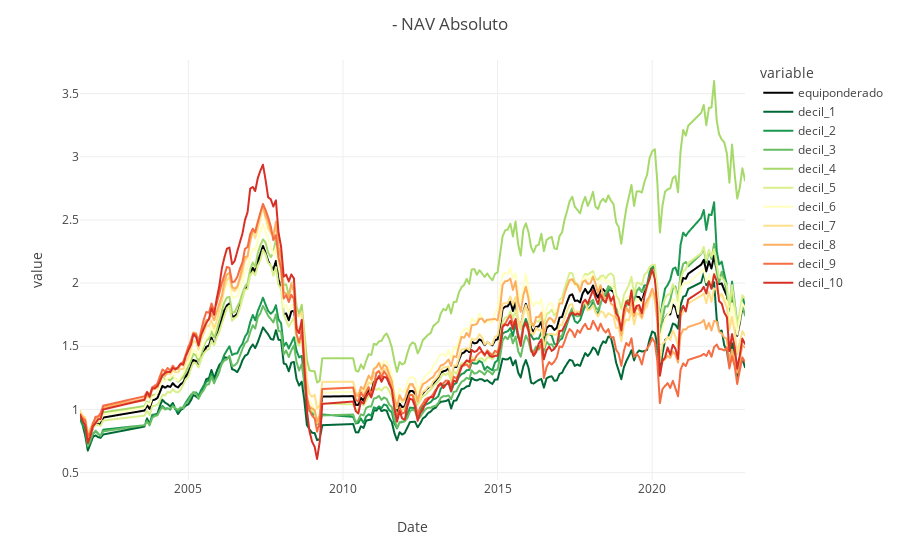

Write notebook code for a chart like this one.
### Code cell
pl.plot_NAV_absoluto(pe_rets)

### Figure 1 — Plotly figure (JSON) as saved in the notebook; plotly's stock layout.template omitted (floating-point values rounded to 4 significant figures; data arrays with more than 128 entries replaced by an {"elided": "..."} marker saying what was removed)
{"data": [{"hovertemplate": "variable=equiponderado<br>index=%{x}<br>value=%{y}<extra></extra>", "legendgroup": "equiponderado", "line": {"color": "#000000", "dash": "solid"}, "marker": {"symbol": "circle"}, "mode": "lines", "name": "equiponderado", "showlegend": true, "type": "scattergl", "x": {"elided": "229 str values"}, "xaxis": "x", "y": {"elided": "229 float values"}, "yaxis": "y"}, {"hovertemplate": "variable=decil_1<br>index=%{x}<br>value=%{y}<extra></extra>", "legendgroup": "decil_1", "line": {"color": "rgb(0,104,55)", "dash": "solid"}, "marker": {"symbol": "circle"}, "mode": "lines", "name": "decil_1", "showlegend": true, "type": "scattergl", "x": {"elided": "229 str values"}, "xaxis": "x", "y": {"elided": "229 float values"}, "yaxis": "y"}, {"hovertemplate": "variable=decil_2<br>index=%{x}<br>value=%{y}<extra></extra>", "legendgroup": "decil_2", "line": {"color": "rgb(26,152,80)", "dash": "solid"}, "marker": {"symbol": "circle"}, "mode": "lines", "name": "decil_2", "showlegend": true, "type": "scattergl", "x": {"elided": "229 str values"}, "xaxis": "x", "y": {"elided": "229 float values"}, "yaxis": "y"}, {"hovertemplate": "variable=decil_3<br>index=%{x}<br>value=%{y}<extra></extra>", "legendgroup": "decil_3", "line": {"color": "rgb(102,189,99)", "dash": "solid"}, "marker": {"symbol": "circle"}, "mode": "lines", "name": "decil_3", "showlegend": true, "type": "scattergl", "x": {"elided": "229 str values"}, "xaxis": "x", "y": {"elided": "229 float values"}, "yaxis": "y"}, {"hovertemplate": "variable=decil_4<br>index=%{x}<br>value=%{y}<extra></extra>", "legendgroup": "decil_4", "line": {"color": "rgb(166,217,106)", "dash": "solid"}, "marker": {"symbol": "circle"}, "mode": "lines", "name": "decil_4", "showlegend": true, "type": "scattergl", "x": {"elided": "229 str values"}, "xaxis": "x", "y": {"elided": "229 float values"}, "yaxis": "y"}, {"hovertemplate": "variable=decil_5<br>index=%{x}<br>value=%{y}<extra></extra>", "legendgroup": "decil_5", "line": {"color": "rgb(217,239,139)", "dash": "solid"}, "marker": {"symbol": "circle"}, "mode": "lines", "name": "decil_5", "showlegend": true, "type": "scattergl", "x": {"elided": "229 str values"}, "xaxis": "x", "y": {"elided": "229 float values"}, "yaxis": "y"}, {"hovertemplate": "variable=decil_6<br>index=%{x}<br>value=%{y}<extra></extra>", "legendgroup": "decil_6", "line": {"color": "rgb(255,255,191)", "dash": "solid"}, "marker": {"symbol": "circle"}, "mode": "lines", "name": "decil_6", "showlegend": true, "type": "scattergl", "x": {"elided": "229 str values"}, "xaxis": "x", "y": {"elided": "229 float values"}, "yaxis": "y"}, {"hovertemplate": "variable=decil_7<br>index=%{x}<br>value=%{y}<extra></extra>", "legendgroup": "decil_7", "line": {"color": "rgb(254,224,139)", "dash": "solid"}, "marker": {"symbol": "circle"}, "mode": "lines", "name": "decil_7", "showlegend": true, "type": "scattergl", "x": {"elided": "229 str values"}, "xaxis": "x", "y": {"elided": "229 float values"}, "yaxis": "y"}, {"hovertemplate": "variable=decil_8<br>index=%{x}<br>value=%{y}<extra></extra>", "legendgroup": "decil_8", "line": {"color": "rgb(253,174,97)", "dash": "solid"}, "marker": {"symbol": "circle"}, "mode": "lines", "name": "decil_8", "showlegend": true, "type": "scattergl", "x": {"elided": "229 str values"}, "xaxis": "x", "y": {"elided": "229 float values"}, "yaxis": "y"}, {"hovertemplate": "variable=decil_9<br>index=%{x}<br>value=%{y}<extra></extra>", "legendgroup": "decil_9", "line": {"color": "rgb(244,109,67)", "dash": "solid"}, "marker": {"symbol": "circle"}, "mode": "lines", "name": "decil_9", "showlegend": true, "type": "scattergl", "x": {"elided": "229 str values"}, "xaxis": "x", "y": {"elided": "229 float values"}, "yaxis": "y"}, {"hovertemplate": "variable=decil_10<br>index=%{x}<br>value=%{y}<extra></extra>", "legendgroup": "decil_10", "line": {"color": "rgb(215,48,39)", "dash": "solid"}, "marker": {"symbol": "circle"}, "mode": "lines", "name": "decil_10", "showlegend": true, "type": "scattergl", "x": {"elided": "229 str values"}, "xaxis": "x", "y": {"elided": "229 float values"}, "yaxis": "y"}], "layout": {"hovermode": "x unified", "legend": {"title": {"text": "variable"}, "tracegroupgap": 0}, "margin": {"t": 60}, "title": {"text": " - NAV Absoluto"}, "xaxis": {"anchor": "y", "domain": [0, 1], "title": {"text": "Date"}}, "yaxis": {"anchor": "x", "domain": [0, 1], "title": {"text": "value"}}}}
